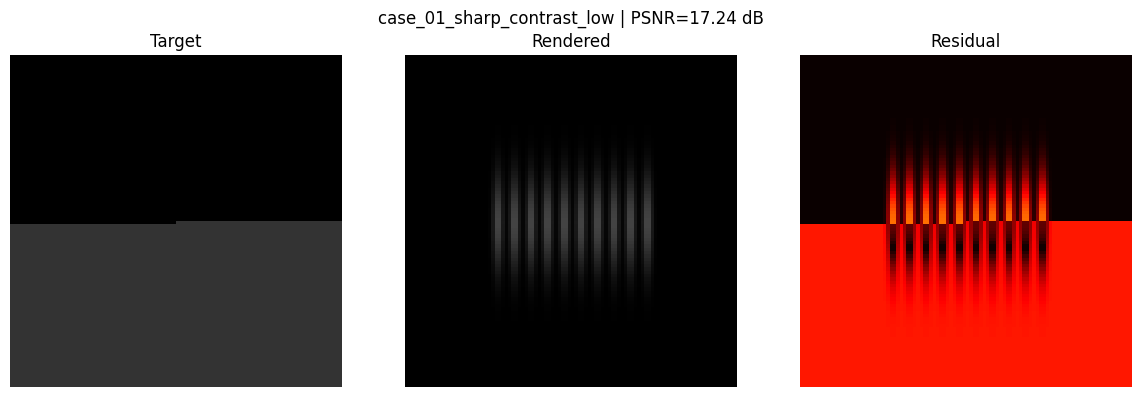
#> input picture phase_0_results/sweep_5_verification/case_01_sharp_contrast_low_comparison.png, 1141 x 397 px, given as the content of the folder phase_0_results/test_images, which was not available
$ python phase_0_sweep_5_verification.py
#> lines starting #> are read from the running program, lines starting #| are printed output that depends on the picture; pictures that were not available may be replaced by others from this repository, and a replacement may not be noted
### experiments/gaussian_primitives_sprint/infrastructure/gaussian_primitives.py
"""
Core Gaussian Primitives Infrastructure
Provides: Gaussian atom, rendering, synthetic data generation
"""

import numpy as np
from typing import List, Tuple, Dict, Optional, Callable
from dataclasses import dataclass, field
import json
from pathlib import Path


@dataclass
class Gaussian2D:
    """2D Gaussian atom - canonical representation"""
    x: float  # center x
    y: float  # center y
    sigma_parallel: float  # std dev along major axis
    sigma_perp: float  # std dev along minor axis
    theta: float  # orientation (radians)
    color: np.ndarray  # RGB [0,1] or grayscale
    alpha: float = 1.0  # opacity [0,1]
    layer_type: str = "unknown"  # M/E/J/R/B/T

    # [23 lines left out: functions to_dict, from_dict, not called in this run]


class GaussianRenderer:
    """Simple CPU renderer for 2D Gaussians - EWA splatting inspired"""

    # [64 lines left out: function render, not called in this run]

    @staticmethod
    def render_accumulate(gaussians: List[Gaussian2D],
                         width: int, height: int,
                         channels: int = 1) -> np.ndarray:
        """Render using simple accumulation (GaussianImage ECCV 2024 style)"""

        y_coords, x_coords = np.meshgrid(
            np.arange(height, dtype=np.float32),
            np.arange(width, dtype=np.float32),
            indexing='ij'
        )

        if channels == 1:
            image = np.zeros((height, width), dtype=np.float32)
        else:
            image = np.zeros((height, width, channels), dtype=np.float32)

        for g in gaussians:
            cos_t = np.cos(g.theta)
            sin_t = np.sin(g.theta)

            dx = x_coords - g.x
            dy = y_coords - g.y

            dx_rot = cos_t * dx + sin_t * dy
            dy_rot = -sin_t * dx + cos_t * dy

            exponent = -0.5 * (
                (dx_rot / g.sigma_parallel) ** 2 +
                (dy_rot / g.sigma_perp) ** 2
            )
            exponent = np.clip(exponent, -50, 0)
            weight = g.alpha * np.exp(exponent)

            if channels == 1:
                color_val = g.color[0] if isinstance(g.color, np.ndarray) else g.color
                image += weight * color_val
            else:
                for c in range(channels):
                    image[:, :, c] += weight * g.color[c]

        return np.clip(image, 0, 1)


class SyntheticDataGenerator:
    """Generate synthetic test images with known features"""

    # [281 lines left out: functions generate_edge, generate_region, generate_junction, generate_blob, not called in this run]


def compute_metrics(image1: np.ndarray, image2: np.ndarray) -> Dict[str, float]:
    """Compute quality metrics between two images"""

    # Ensure same shape
    assert image1.shape == image2.shape, "Images must have same shape"

    # MSE
    mse = np.mean((image1 - image2) ** 2)

    # PSNR
    if mse < 1e-10:
        psnr = 100.0  # Perfect match
    else:
        psnr = 10 * np.log10(1.0 / mse)

    # MAE
    mae = np.mean(np.abs(image1 - image2))

    # Simple SSIM (approximate, full SSIM would be more complex)
    # For now, use correlation coefficient as proxy
    correlation = np.corrcoef(image1.flatten(), image2.flatten())[0, 1]

    return {
        'mse': float(mse),
        'psnr': float(psnr),
        'mae': float(mae),
        'correlation': float(correlation)
    }


# [33 lines that do not run on import are left out]

### phase_0_sweep_5_verification.py
"""
Phase 0 Sweep 5: Verification

Test empirical rules across all 12 test cases
"""

import numpy as np
import matplotlib.pyplot as plt
from pathlib import Path
import pandas as pd
from typing import List, Dict
import sys

sys.path.insert(0, str(Path(__file__).parent / "experiments/gaussian_primitives_sprint/infrastructure"))
from gaussian_primitives import Gaussian2D, GaussianRenderer, compute_metrics


def load_test_cases():
    """Load all test cases"""
    import matplotlib.image as mpimg

    test_images_dir = Path("phase_0_results/test_images")
    test_cases = []

    case_files = sorted(test_images_dir.glob("case_*.png"))

    for img_path in case_files:
        case_id = img_path.stem
        img = mpimg.imread(img_path)
#> img is the input picture: shape (397, 1141, 4) float32; mean R, G, B, A 0.422, 0.304, 0.294, 1

        if len(img.shape) == 3:
            img = img[:, :, 0]
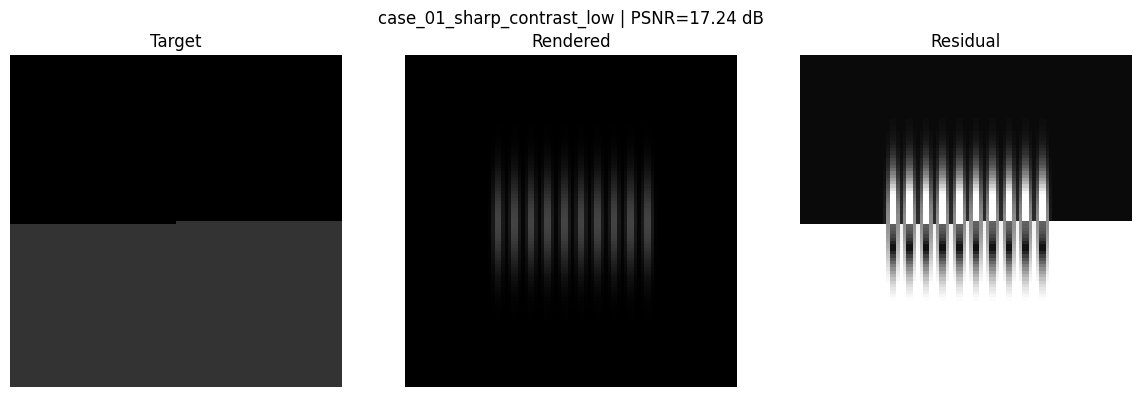
#> img: shape (397, 1141) float32; min 0, max 1, mean 0.422

        # Parse parameters from filename
        if 'blur1' in case_id:
            blur_sigma = 1.0
        elif 'blur2' in case_id:
            blur_sigma = 2.0
        elif 'blur4' in case_id:
            blur_sigma = 4.0
        else:
            blur_sigma = 0.0

        if 'verylow' in case_id:
            contrast = 0.1
        elif 'contrast_low' in case_id:
            contrast = 0.2
        elif 'contrast_medium' in case_id:
            contrast = 0.5
        elif 'contrast_high' in case_id:
            contrast = 0.8
        else:
            contrast = 0.5

        if 'horizontal' in case_id:
            orientation = 0.0
        elif 'diagonal' in case_id:
            orientation = np.pi/4
        else:
            orientation = np.pi/2

        descriptor = {
            'orientation': orientation,
            'blur_sigma': blur_sigma,
            'contrast': contrast
        }

        test_cases.append({
            'id': case_id,
            'image': img,
            'descriptor': descriptor,
            'blur_sigma': blur_sigma,
            'contrast': contrast
        })

    return test_cases


def place_edge_gaussians(
    edge_descriptor: Dict,
    N: int = 10,
    sigma_perp: float = 1.0,
    sigma_parallel: float = 5.0,
    spacing: float = 2.5,
    alpha: float = 1.0
) -> List[Gaussian2D]:
    """Place edge Gaussians"""

    h, w = 100, 100
    gaussians = []

    orientation = edge_descriptor['orientation']
    contrast = edge_descriptor['contrast']

    cx, cy = w / 2, h / 2
    edge_tangent = orientation

    for i in range(N):
        if N > 1:
            t = (i - (N-1)/2) * spacing
        else:
            t = 0

        x = cx - t * np.sin(orientation)
        y = cy + t * np.cos(orientation)

        x = np.clip(x, 5, w-5)
        y = np.clip(y, 5, h-5)

        theta = edge_tangent
        color_value = contrast

        gaussians.append(Gaussian2D(
            x=float(x),
            y=float(y),
            sigma_parallel=sigma_parallel,
            sigma_perp=sigma_perp,
            theta=float(theta),
            color=np.array([color_value]),
            alpha=alpha,
            layer_type='E'
        ))

    return gaussians


def empirical_rules_v1(blur_sigma: float, contrast: float) -> Dict:
    """
    Apply empirical rules discovered from Sweeps 1-4

    Based on findings:
    - σ_perp ≈ 1.0 (appears constant)
    - σ_parallel ≈ 10.0 (larger is better)
    - spacing ≈ 5.0 (larger spacing with large σ_parallel)
    - alpha ≈ 0.3 × (1.0 / contrast) (inverse relationship observed)
    """

    sigma_perp = 1.0  # Constant, works for all blur levels
    sigma_parallel = 10.0  # Large value for good coverage
    spacing = 5.0  # Large spacing to avoid over-accumulation

    # Alpha inversely related to contrast
    # Low contrast needs higher alpha, high contrast needs lower alpha
    alpha = 0.3 / contrast if contrast > 0 else 0.3

    return {
        'sigma_perp': sigma_perp,
        'sigma_parallel': sigma_parallel,
        'spacing': spacing,
        'alpha': alpha
    }


def main():
    print("="*60)
    print("PHASE 0 SWEEP 5: VERIFICATION")
    print("="*60)

    output_dir = Path("phase_0_results/sweep_5_verification")
    output_dir.mkdir(parents=True, exist_ok=True)

    test_cases = load_test_cases()
#> test_cases = 1 item
    print(f"✓ Loaded {len(test_cases)} test cases")
#| ✓ Loaded 1 test cases

    renderer = GaussianRenderer()
    results = []

    print("\nTesting empirical rules on all cases:")
    print()

    for test_case in test_cases:
        case_id = test_case['id']
        target = test_case['image']
        descriptor = test_case['descriptor']
        blur_sigma = test_case['blur_sigma']
        contrast = test_case['contrast']

        # Apply empirical rules
        params = empirical_rules_v1(blur_sigma, contrast)

        print(f"{case_id}:")
        print(f"  blur={blur_sigma:.1f}, contrast={contrast:.1f}")
        print(f"  σ_perp={params['sigma_perp']:.2f}, σ_parallel={params['sigma_parallel']:.2f}")
        print(f"  spacing={params['spacing']:.2f}, alpha={params['alpha']:.3f}")

        # Place and render
        gaussians = place_edge_gaussians(
            edge_descriptor=descriptor,
            N=10,
            **params
        )

        rendered = renderer.render_accumulate(gaussians, 100, 100, channels=1)

        # Compute metrics
        metrics = compute_metrics(target, rendered)

        print(f"  PSNR={metrics['psnr']:.2f} dB, MSE={metrics['mse']:.6f}")
        print()

        # Save images
        plt.imsave(
            output_dir / f"{case_id}_rendered.png",
            rendered, cmap='gray', vmin=0, vmax=1
        )

        # Save comparison
        residual = np.abs(target - rendered)
        fig, axes = plt.subplots(1, 3, figsize=(12, 4))
        axes[0].imshow(target, cmap='gray', vmin=0, vmax=1)
        axes[0].set_title('Target')
        axes[0].axis('off')
        axes[1].imshow(rendered, cmap='gray', vmin=0, vmax=1)
        axes[1].set_title('Rendered')
        axes[1].axis('off')
        axes[2].imshow(residual, cmap='hot', vmin=0, vmax=0.5)
        axes[2].set_title('Residual')
        axes[2].axis('off')
        plt.suptitle(f"{case_id} | PSNR={metrics['psnr']:.2f} dB")
        plt.tight_layout()
        plt.savefig(output_dir / f"{case_id}_comparison.png", dpi=100, bbox_inches='tight')
        plt.close()

        # Record result
        result = {
            'case_id': case_id,
            'blur_sigma': blur_sigma,
            'contrast': contrast,
            **params,
            **metrics
        }
        results.append(result)
#> this loop made 1 pass
#> (case_id, descriptor, blur_sigma, sigma_perp in empirical_rules_v1, sigma_parallel in empirical_rules_v1, spacing in empirical_rules_v1, alpha in empirical_rules_v1) on pass 1: ('case_01_sharp_contrast_low_comparison', {'orientation': 1.57, 'blur_sigma': 0, 'contrast': 0.2}, 0, 1, 10, 5, 1.5)
#| case_01_sharp_contrast_low_comparison:
#|   blur=0.0, contrast=0.2
#|   σ_perp=1.00, σ_parallel=10.00
#|   spacing=5.00, alpha=1.500
#> pass 1, in main, `rendered = renderer.render_accumulate(gaussians, 100, 100, channels=1)`:
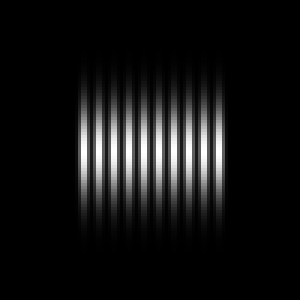
#> rendered: shape (100, 100) float32 (shown 3 times larger); min 5.79e-22, max 0.265, mean 0.0188; drawn with min black and max white
#> after the loop, results = []

    # Save results
    df = pd.DataFrame(results)
    df.to_csv(output_dir / 'verification_results.csv', index=False)

    print("="*60)
    print("VERIFICATION SUMMARY")
    print("="*60)
    print(f"\nTotal cases: {len(results)}")
    print(f"Mean PSNR: {df['psnr'].mean():.2f} dB")
    print(f"Std PSNR: {df['psnr'].std():.2f} dB")
    print(f"Min PSNR: {df['psnr'].min():.2f} dB ({df.loc[df['psnr'].idxmin(), 'case_id']})")
    print(f"Max PSNR: {df['psnr'].max():.2f} dB ({df.loc[df['psnr'].idxmax(), 'case_id']})")

    # Analyze by blur level
    print("\nBy blur level:")
    for blur in sorted(df['blur_sigma'].unique()):
        blur_data = df[df['blur_sigma'] == blur]
        print(f"  σ_edge={blur:.1f}: PSNR={blur_data['psnr'].mean():.2f} ± {blur_data['psnr'].std():.2f} dB")

    # Analyze by contrast
    print("\nBy contrast:")
    for contrast in sorted(df['contrast'].unique()):
        contrast_data = df[df['contrast'] == contrast]
        print(f"  ΔI={contrast:.1f}: PSNR={contrast_data['psnr'].mean():.2f} ± {contrast_data['psnr'].std():.2f} dB")

    print(f"\n✓ Results saved to {output_dir}")


if __name__ == "__main__":
#> (the run stopped early here; a loop or call above may not have finished)

$ run again, on phase_0_results/sweep_5_verification/case_04_sharp_diagonal_rendered.png
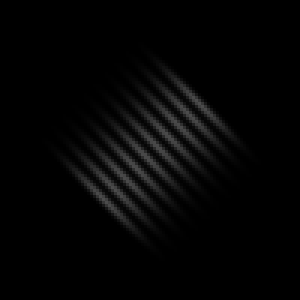
#> input picture phase_0_results/sweep_5_verification/case_04_sharp_diagonal_rendered.png, 100 x 100 px, given as the content of the folder phase_0_results/test_images, which was not available (shown 3 times larger)
#> in load_test_cases, img is the input picture: shape (100, 100, 4) float32; mean R, G, B, A 0.0182, 0.0182, 0.0182, 1
#> in load_test_cases, `img = img[:, :, 0]`:
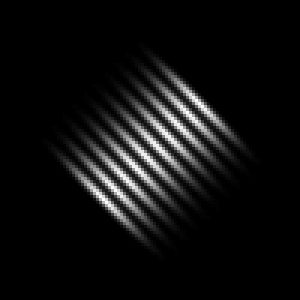
#> img: shape (100, 100) float32 (shown 3 times larger); min 0, max 0.298, mean 0.0182; drawn with min black and max white
#> test_cases = 1 item
#| ✓ Loaded 1 test cases
#> the loop in main, `for test_case in test_cases:` made 1 pass
#> (case_id, descriptor, blur_sigma, sigma_perp in empirical_rules_v1, sigma_parallel in empirical_rules_v1, spacing in empirical_rules_v1, alpha in empirical_rules_v1) on pass 1: ('case_04_sharp_diagonal_rendered', {'orientation': 0.785, 'blur_sigma': 0, 'contrast': 0.5}, 0, 1, 10, 5, 0.6)
#> (printed output is left out)
#> pass 1, in main, `plt.savefig(output_dir / f"{case_id}_comparison.png", dpi=100, bbox_in..`:
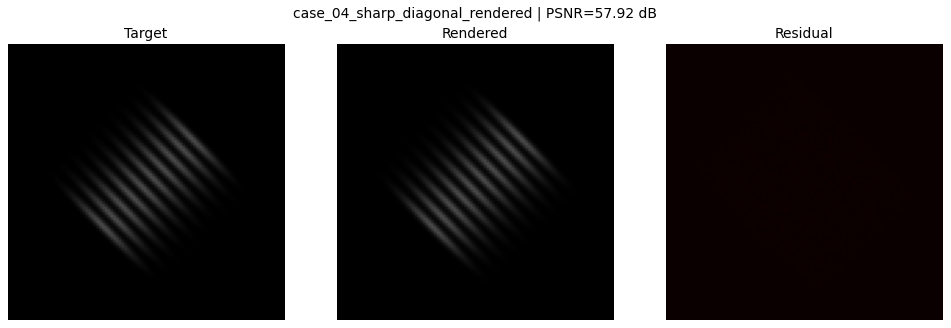
#> figure drawn by matplotlib, 3 panels
#> df = table of 1 rows and 11 columns
#| Total cases: 1
#| Mean PSNR: 57.92 dB
#| Std PSNR: nan dB
#| Min PSNR: 57.92 dB (case_04_sharp_diagonal_rendered)
#| Max PSNR: 57.92 dB (case_04_sharp_diagonal_rendered)
#> the loop in main, `for blur in sorted(df['blur_sigma'].unique()):` made 1 pass
#> blur_data on pass 1: table of 1 rows and 11 columns
#> (printed output is left out)
#> the loop in main, `for contrast in sorted(df['contrast'].unique()):` made 1 pass
#> (contrast, contrast_data) on pass 1: (0.5, table of 1 rows and 11 columns)
#> (printed output is left out)
